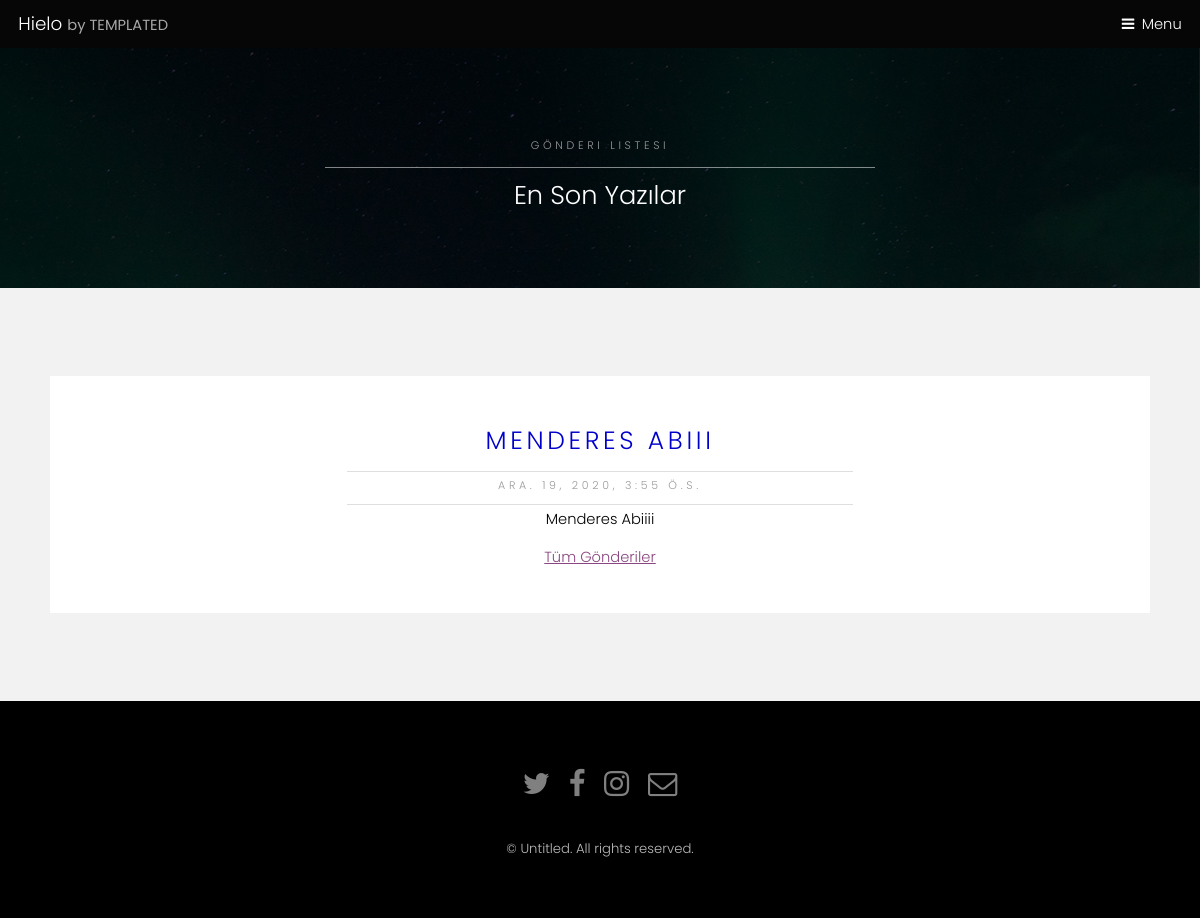
The app's page /blog/detay/6/ with its own data.
### blog/models.py (models this page shows, shortened)
class GonderiModel(models.Model):
    baslik = models.CharField(max_length=200,verbose_name="Başlık")
    yazi = models.TextField(verbose_name="Yazı")
    eposta = models.EmailField(verbose_name="E Posta",max_length=254,default="aa@aa.com")
    kayit_zaman = models.DateTimeField(default=timezone.now,verbose_name="Kayıt Zamanı")
    yayim_tarihi = models.DateTimeField(null=True,blank=True,verbose_name="Yayım Zamanı")

### blog/views.py (the view)
# urls.py: path('detay/<int:pk>/',views.gonderiDetay,name="gonderiDetay"),
def gonderiDetay(request,pk):
    gonderi = get_object_or_404(GonderiModel,pk=pk)
    return render(request,"blog/gonderiDetay.html",{"gonderi":gonderi})

### templates/blog/gonderiDetay.html
{% extends "../base.html" %} {% load static %} {% block banner %}
<section id="One" class="wrapper style3">
  <div class="inner">
    <header class="align-center">
      <p>Gönderi Listesi</p>
      <h2>En Son Yazılar</h2>
    </header>
  </div>
</section>
{% endblock banner %} {% block content %}
<section id="two" class="wrapper style2">
  <div class="inner">
    <div class="box">
      <div class="content">
        <header class="align-center">
          <p style="font-size: 25px; color: #0000cc; font-style: Arial-Black">
            {{gonderi.yazi}}
          </p>
          <p>{{gonderi.kayit_zaman}}</p>
          <h1>{{gonderi.baslik}}</h1>
          <a href="{% url 'gonderiListe' %}"> Tüm Gönderiler </a>
        </header>
      </div>
    </div>
  </div>
</section>
{% endblock content %}

### static/css/main.css (style rules this page uses)
html, body, div, span, applet, object, iframe, h1, h2, h3, h4, h5, h6, p, blockquote, pre, a, abbr, acronym, address, big, cite, code, del, dfn, em, img, ins, kbd, q, s, samp, small, strike, strong, sub, sup, tt, var, b, u, i, center, dl, dt, dd, ol, ul, li, fieldset, form, label, legend, table, caption, tbody, tfoot, thead, tr, th, td, article, aside, canvas, details, embed, figure, figcaption, footer, header, hgroup, menu, nav, output, ruby, section, summary, time, mark, audio, video { margin: 0; padding: 0; border: 0; font-size: 100%; font: inherit; vertical-align: baseline; }
article, aside, details, figcaption, figure, footer, header, hgroup, menu, nav, section { display: block; }
body { line-height: 1; }
body { -webkit-text-size-adjust: none; }
*, *:before, *:after { -moz-box-sizing: border-box; -webkit-box-sizing: border-box; box-sizing: border-box; }
body { -ms-overflow-style: scrollbar; }
body { background: #fff; }
html { font-size: 13pt; }
@media screen and (max-width: 1680px) { html { font-size: 11pt; } }
@media screen and (max-width: 1280px) { html { font-size: 11pt; } }
body { background-color: #fff; color: #444; }
body, input, select, textarea { font-family: "Poppins", sans-serif; font-weight: 300; font-size: 1rem; line-height: 1.65; }
a { text-decoration: underline; }
p { margin: 0 0 2rem 0; }
h1, h2, h3, h4, h5, h6 { font-weight: 300; line-height: 1.5; margin: 0 0 1rem 0; }
h2 { font-size: 1.75rem; }
.align-center { text-align: center; }
a { color: #8a4680; }
h1, h2, h3, h4, h5, h6 { color: #555; }
.box { margin-bottom: 2rem; background: #FFF; }
.box header p { text-transform: uppercase; font-size: .75rem; font-weight: 300; margin: 0 0 .25rem 0; padding: 0 0 .75rem 0; letter-spacing: .25rem; }
.box header p:after { content: ''; position: absolute; margin: auto; right: 0; bottom: 0; left: 0; width: 50%; height: 1px; background-color: rgba(0, 0, 0, 0.125); }
.box .content { padding: 3rem; }
.box > :last-child, .box > :last-child > :last-child, .box > :last-child > :last-child > :last-child { margin-bottom: 0; }
.box { border-color: rgba(144, 144, 144, 0.25); }
header p { position: relative; margin: 0 0 1.5rem 0; }
header p { color: #bbb; }
.wrapper { padding: 6rem 0 4rem 0 ; position: relative; margin: 0; }
.wrapper > .inner { margin: 0 auto; width: 80rem; }
.wrapper.style2 { background-color: #f2f2f2; color: #a6a6a6; }
.wrapper.style2 a { color: #8a4680; }
.wrapper.style2 h1, .wrapper.style2 h2, .wrapper.style2 h3, .wrapper.style2 h4, .wrapper.style2 h5, .wrapper.style2 h6 { color: #000; }
.wrapper.style2 .box { border-color: rgba(0, 0, 0, 0.15); }
.wrapper.style2 header p { color: #999999; }
.wrapper.style3 { background-color: #000; color: #bfbfbf; position: relative; }
.wrapper.style3 h1, .wrapper.style3 h2, .wrapper.style3 h3, .wrapper.style3 h4, .wrapper.style3 h5, .wrapper.style3 h6 { color: #ffffff; }
.wrapper.style3 header p { color: #999999; }
.wrapper.style3 .inner { position: relative; z-index: 2; }
.wrapper.style3 p { text-transform: uppercase; font-size: .75rem; font-weight: 300; margin: 0 0 .5rem 0; padding: 0 0 1rem 0; letter-spacing: .25rem; }
.wrapper.style3 p:after { content: ''; position: absolute; margin: auto; right: 0; bottom: 0; left: 0; width: 50%; height: 1px; background-color: rgba(255, 255, 255, 0.5); }
.wrapper.style3:before { -moz-transition: opacity 3s ease; -webkit-transition: opacity 3s ease; -ms-transition: opacity 3s ease; transition: opacity 3s ease; -moz-transition-delay: 1.25s; -webkit-transition-delay: 1.25s; -ms-transition-delay: 1.25s; transition-delay: 1.25s; content: ''; display: block; background-color: rgba(0, 0, 0, 0.95); height: 100%; left: 0; opacity: 0.75; position: absolute; top: 0; width: 100%; z-index: 1; }
@media screen and (max-width: 1280px) { .wrapper > .inner { width: 75rem; } }
body.subpage { padding-top: 3.25em; }

### records on screen
GonderiModel: yazi "MENDERES ABIII", kayit_zaman "ARA. 19, 2020, 3:55 Ö.S.", baslik "Menderes Abiiii"
